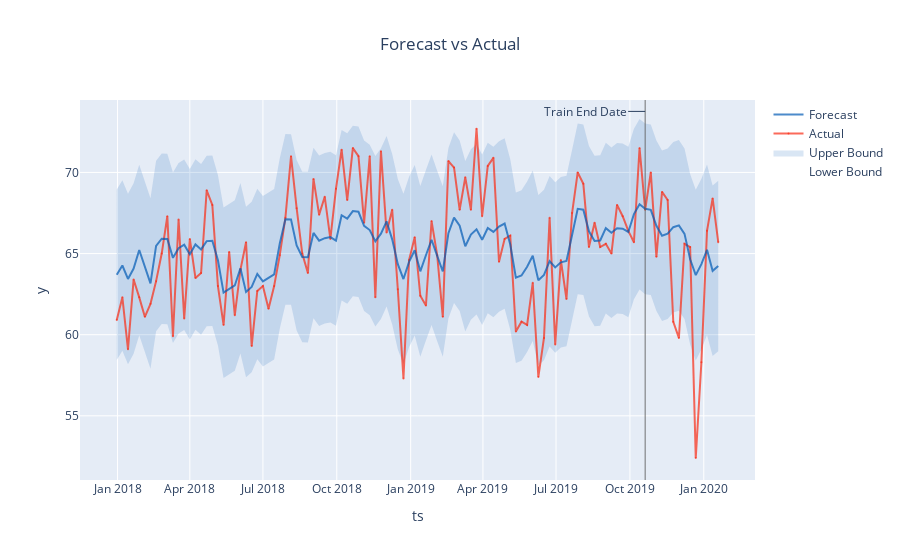

This figure's notebook cell:
### Markdown cell above
### Anxiety

### Code cell
# Before COVID
anxiety_res_before = greykite_fit_explore(combined_states_before_covid, 'anxiety', yearly_seasonality=15, quarterly_seasonality = 15, monthly_seasonality = 0, holiday_lookup_countries=['US'])
